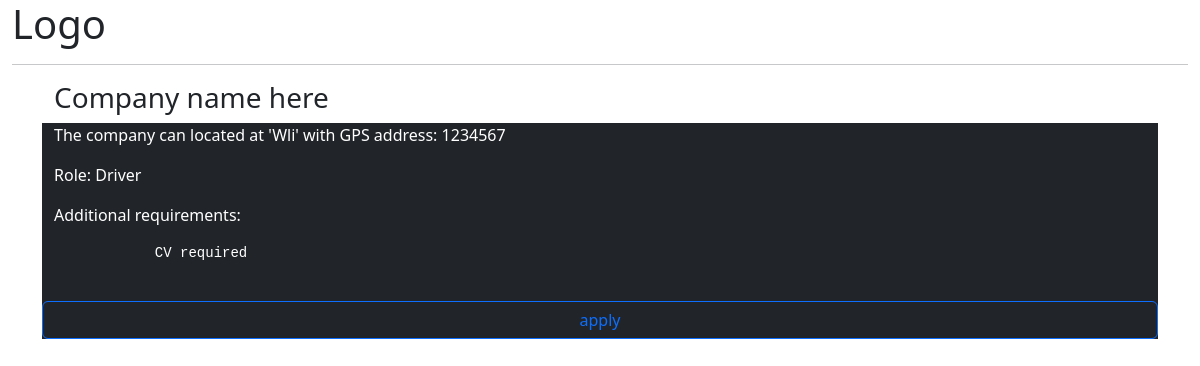
/interns/2/, run on the app's committed database.
### internship/models.py (models this page shows, shortened)
class Location(models.Model):
    company = models.ForeignKey(Company, on_delete=models.CASCADE)
    name = models.CharField(max_length=200)
    digi_address = models.CharField(max_length=200)

class CompanyRole(models.Model):
    company = models.ForeignKey(Company, on_delete=models.CASCADE)
    name = models.CharField(max_length=300)
    addi_info = models.CharField(max_length=400, null=True)

### internship/views.py (the view)
# urls.py: path('interns/<int:id>/', views.processApplication, name='processApplication'),
def processApplication(request, id):
    comp = Company.objects.get(id=id)
    ls = comp.location_set.all()
    rs = comp.companyrole_set.all()
    context = {'location_set': ls, 'role_set': rs}
    return render(request, 'internship/interns.html', context)

### internship/templates/internship/interns.html (shortened to what this page needs)
{% extends 'internship/base.html' %}
{% block content %}
   <div class="container">
      {% for c in location_set %}
         <h3>Company name here</h3>
         <div class="row text-white bg-dark">
            <p>The company can located at '{{c.name}}' with GPS address: {{c.digi_address}}</p>
         </div>
      {% endfor %}
   {% for c in role_set %}
      <div class="row text-bg-dark">
         <p>Role: {{c.name}}</p>
         <p>Additional requirements:</p>
         <pre>
            {{c.addi_info}}
         </pre>
         <a href="" role="button" class="btn btn-outline-primary">apply</a>
      </div>
   {% endfor %}
   </div>
{% endblock %}

### data on the page
Location: name "Wli", digi_address "1234567"
CompanyRole: name "Driver", addi_info "CV required"
